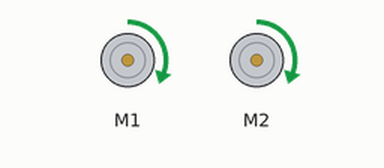
Recording of a sketch running on a simulated Arduino Leonardo, built with avr-gcc and run on an emulated ATmega32U4. Shown: 2 × DC motor (green arrow = forward, orange = backward, longer = faster).

Above: at 0.1 s.
Timing chart, 0 to 1.6 s (numbered marks = the images above):
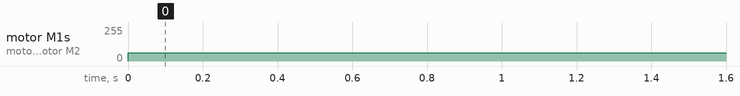

The sketch:

P1_Zumo32U4-setSpeeds.ino
```cpp
#include <Zumo32U4.h> // Includes downloaded library located in sketchbook location
Zumo32U4Motors motors; // Class object

int8_t speed=100; // Configured speed of each Zumo motor
int8_t interval = 3000; // Milliseconds

void setup() {
  // put your setup code here, to run once:

}

void loop() {
  // put your main code here, to run repeatedly:
  motors.setSpeeds(speed, speed);
  delay(interval);
  motors.setSpeeds(0, 0);
  delay(interval);
}
```

Measured:
- by itself, motor M1, motor M2: stopped → forward 63/255 at 0.00 s
